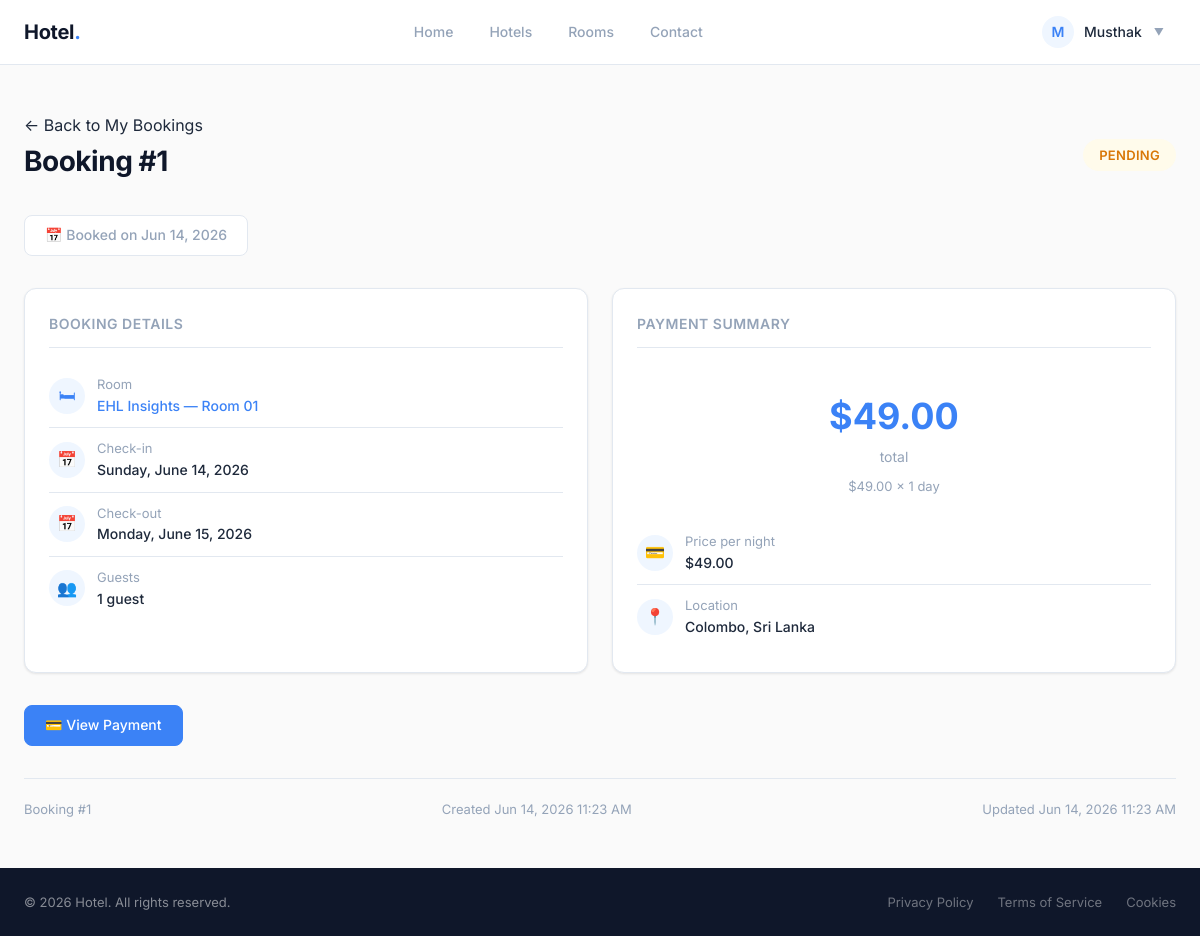
/bookings/1/ (signed in), run on the app's committed database.
### accounts/models.py (models this page shows, shortened)
class CustomUser(AbstractUser):
    ROLE_CHOICES = (
        ("customer", "Customer"),
        ("owner", "Hotel Owner"),
    )
    email = models.EmailField(unique=True)
    phone_number = models.CharField(
        max_length=15,
        blank=True
    )
    role = models.CharField(
        max_length=20,
        choices=ROLE_CHOICES,
        default="customer"
    )
    USERNAME_FIELD = "email"
    REQUIRED_FIELDS = ["username"]

### bookings/models.py (models this page shows, shortened)
class Booking(models.Model):
    STATUS_CHOICES = (
        ("pending", "Pending"),
        ("confirmed", "Confirmed"),
        ("cancelled", "Cancelled"),
        ("completed", "Completed"),
    )
    user = models.ForeignKey(
        CustomUser,
        on_delete=models.CASCADE,
        related_name="bookings"
    )
    room = models.ForeignKey(
        Room,
        on_delete=models.CASCADE,
        related_name="bookings"
    )
    check_in = models.DateField()
    check_out = models.DateField()
    guests = models.PositiveIntegerField(default=1)
    total_price = models.DecimalField(
        max_digits=10,
        decimal_places=2,
        default=0
    )
    status = models.CharField(
        max_length=20,
        choices=STATUS_CHOICES,
        default="pending"
    )
    created_at = models.DateTimeField(
        auto_now_add=True
    )
    updated_at = models.DateTimeField(
        auto_now=True
    )

### rooms/models.py (models this page shows, shortened)
class Room(models.Model):
    ROOM_TYPES = (
        ("single", "Single"),
        ("double", "Double"),
        ("deluxe", "Deluxe"),
        ("suite", "Suite"),
        ("family", "Family"),
    )
    hotel = models.ForeignKey(
        Hotel,
        on_delete=models.CASCADE,
        related_name="rooms"
    )
    room_number = models.CharField(max_length=20)
    room_type = models.CharField(
        max_length=20,
        choices=ROOM_TYPES
    )
    description = models.TextField(blank=True)
    price_per_night = models.DecimalField(
        max_digits=10,
        decimal_places=2
    )
    capacity = models.PositiveIntegerField(default=1)
    total_rooms = models.PositiveIntegerField(default=1)
    available_rooms = models.PositiveIntegerField(default=1)
    image = models.ImageField(
        upload_to="rooms/",
        blank=True,
        null=True
    )
    is_available = models.BooleanField(default=True)
    created_at = models.DateTimeField(auto_now_add=True)
    updated_at = models.DateTimeField(auto_now=True)
    class Meta:
        ordering = ["-created_at"]

### hotels/models.py (models this page shows, shortened)
class Hotel(models.Model):
    owner = models.ForeignKey(
        CustomUser,
        on_delete=models.CASCADE,
        related_name="hotels"
    )
    name = models.CharField(max_length=200)
    description = models.TextField()
    address = models.TextField()
    city = models.CharField(max_length=100)
    country = models.CharField(max_length=100)
    phone_number = models.CharField(max_length=15, blank=True)
    email = models.EmailField(blank=True)
    image = models.ImageField(
        upload_to="hotels/",
        blank=True,
        null=True
    )
    is_active = models.BooleanField(default=True)
    created_at = models.DateTimeField(auto_now_add=True)
    updated_at = models.DateTimeField(auto_now=True)

### bookings/views.py (the view)
class BookingDetailView(
    LoginRequiredMixin,
    DetailView
):
    model = Booking
    template_name = (
        "bookings/booking_detail.html"
    )
    context_object_name = "booking"
    def get_object(self, queryset=None):
        obj = super().get_object(queryset=queryset)
        if obj.user != self.request.user:
            raise Http404
        return obj

### bookings/templates/bookings/booking_detail.html (shortened to what this page needs)
{% extends "base.html" %}
{% block content %}
<div class="container">
  <a href="{% url 'bookings:booking_list' %}" class="back-link reveal">&larr; Back to My Bookings</a>
  <div class="reveal">
    <div class="detail-header">
      <div>
        <h1>Booking #{{ booking.id }}</h1>
      </div>
      <span class="status-badge {{ booking.status }}">{{ booking.get_status_display }}</span>
    </div>
  </div>
  {% if booking.status == "pending" %}
  <div class="action-bar reveal">
    <span class="btn" style="border-color:var(--border);color:var(--text-muted);cursor:default;">&#128197; Booked on {{ booking.created_at|date:"M j, Y" }}</span>
  </div>
  {% endif %}
  <div class="detail-grid">
    <div class="detail-card reveal">
      <h3>Booking Details</h3>
      <div class="info-row">
        <div class="icon">&#128719;</div>
        <div>
          <div class="label">Room</div>
          <div class="value">
            <a href="{% url 'rooms:room_detail' booking.room.id %}" style="color:var(--accent);">
              {{ booking.room.hotel.name }} — Room {{ booking.room.room_number }}
            </a>
          </div>
        </div>
      </div>
      <div class="info-row">
        <div class="icon">&#128197;</div>
        <div>
          <div class="label">Check-in</div>
          <div class="value">{{ booking.check_in|date:"l, F j, Y" }}</div>
        </div>
      </div>
      <div class="info-row">
        <div class="icon">&#128197;</div>
        <div>
          <div class="label">Check-out</div>
          <div class="value">{{ booking.check_out|date:"l, F j, Y" }}</div>
        </div>
      </div>
      <div class="info-row">
        <div class="icon">&#128101;</div>
        <div>
          <div class="label">Guests</div>
          <div class="value">{{ booking.guests }} guest{% if booking.guests != 1 %}s{% endif %}</div>
        </div>
      </div>
    </div>
    <div class="detail-card reveal">
      <h3>Payment Summary</h3>
      <div class="price-display">
        <div class="amount">${{ booking.total_price }}</div>
        <div class="period">total</div>
        <div class="breakdown">
          ${{ booking.room.price_per_night }} &times;
          {{ booking.check_out|timeuntil:booking.check_in }}
        </div>
      </div>
      <div class="info-row">
        <div class="icon">&#128179;</div>
        <div>
          <div class="label">Price per night</div>
          <div class="value">${{ booking.room.price_per_night }}</div>
        </div>
      </div>
      <div class="info-row">
        <div class="icon">&#128205;</div>
        <div>
          <div class="label">Location</div>
          <div class="value">{{ booking.room.hotel.city }}, {{ booking.room.hotel.country }}</div>
        </div>
      </div>
    </div>
  </div>
  <div class="action-bar reveal">
    {% if booking.payment %}
    <a href="{% url 'payments:payment_detail' booking.payment.id %}" class="btn btn-primary">&#128179; View Payment</a>
    {% else %}
    <a href="{% url 'payments:payment_create' booking.id %}" class="btn btn-primary">&#128179; Pay Now</a>
    {% endif %}
  </div>
  <div class="detail-meta-footer reveal">
    <span>Booking #{{ booking.id }}</span>
    <span>Created {{ booking.created_at|date:"M j, Y g:i A" }}</span>
    {% if booking.updated_at != booking.created_at %}
    <span>Updated {{ booking.updated_at|date:"M j, Y g:i A" }}</span>
    {% endif %}
  </div>
</div>
{% endblock content %}

### templates/base.html (shortened to what this page needs)
<!doctype html>
<html lang="en">
  <head>
  </head>
  <body>
    <nav>
      <div class="container">
        <a href="{% url 'home' %}" class="logo">Hotel<span>.</span></a>
        <ul class="nav-links">
          <li>
            <a
              href="{% url 'home' %}"
              class="{% if request.path == '/' %}active{% endif %}"
              >Home</a
            >
          </li>
          <li>
            <a
              href="{% url 'hotels:hotel_list' %}"
              class="{% if '/hotels/' in request.path %}active{% endif %}"
              >Hotels</a
            >
          </li>
          <li>
            <a
              href="{% url 'rooms:room_list' %}"
              class="{% if '/rooms/' in request.path %}active{% endif %}"
              >Rooms</a
            >
          </li>
          <li><a href="{% url 'contact' %}" class="{% if '/accounts/contact/' in request.path %}active{% endif %}">Contact</a></li>
        </ul>
        <div class="nav-actions">
          {% if user.is_authenticated %}
          <div class="user-menu" id="userMenu">
            <div class="user-badge" id="userToggle">
              <span class="avatar">{{ user.username|first|upper }}</span>
              <span>{{ user.username }}</span>
              <span class="chevron" id="chevron">&#9660;</span>
            </div>
          </div>
          {% else %}
          <a href="{% url 'login' %}" class="btn">Log in</a>
          <a href="{% url 'signup' %}" class="btn btn-primary">Sign up</a>
          {% endif %}
        </div>
      </div>
    </nav>
    <main class="fade-in">
       {% block content %}{% endblock content %}
    </main>
    <footer>
      <div class="container">
        <div class="footer-inner">
          <p>&copy; {% now "Y" %} Hotel. All rights reserved.</p>
          <div class="footer-links">
            <a href="#">Privacy Policy</a>
            <a href="#">Terms of Service</a>
            <a href="#">Cookies</a>
          </div>
        </div>
      </div>
    </footer>
  </body>
</html>

### data on the page
CustomUser: username|first "M", username "Musthak"
Booking: id "1", status "PENDING", created_at "Jun 14, 2026", room.hotel.name "EHL Insights", room.room_number "01", check_in "Sunday, June 14, 2026", check_out "Monday, June 15, 2026", guests "1", total_price "49.00", room.price_per_night "49.00", check_out "1 day", room.hotel.city "Colombo", room.hotel.country "Sri Lanka", created_at "Jun 14, 2026 11:23 AM", updated_at "Jun 14, 2026 11:23 AM"
